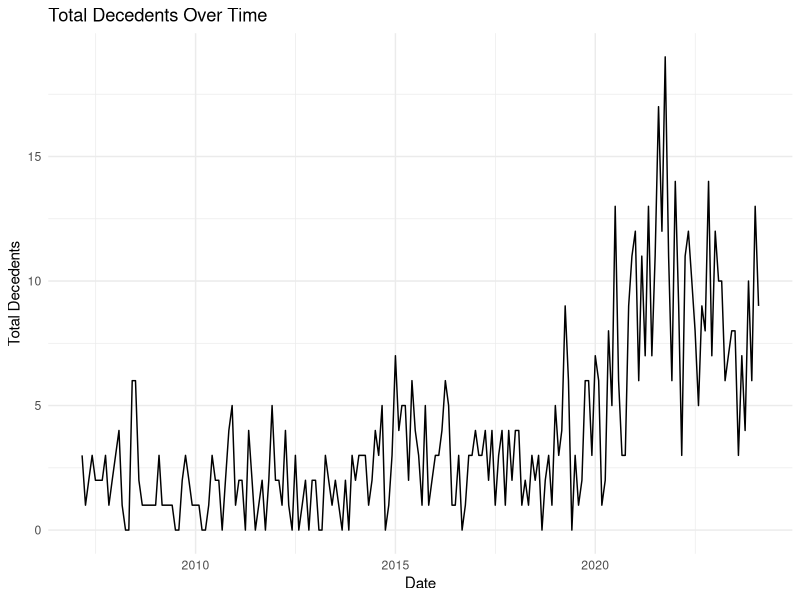
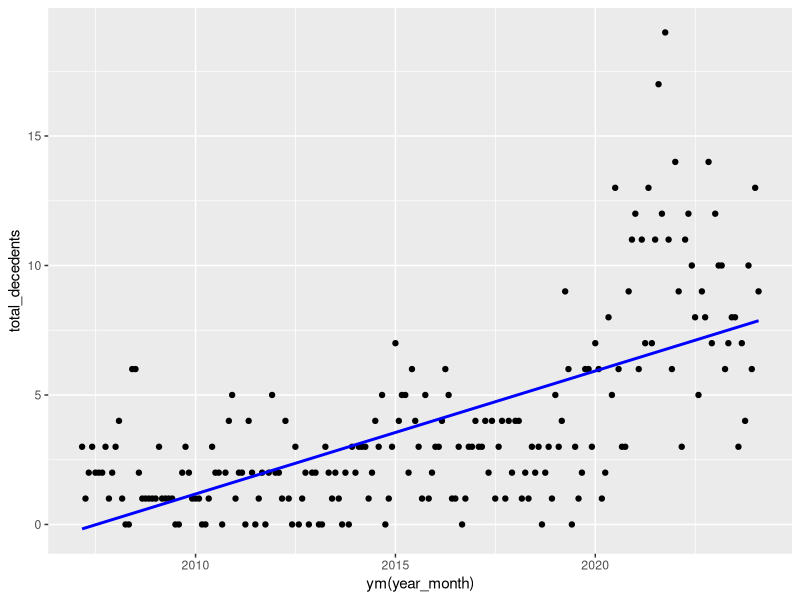
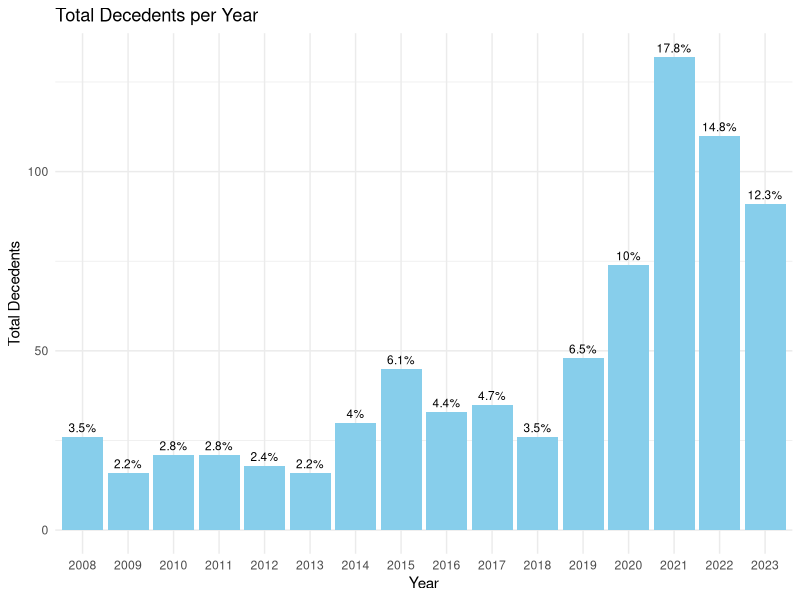
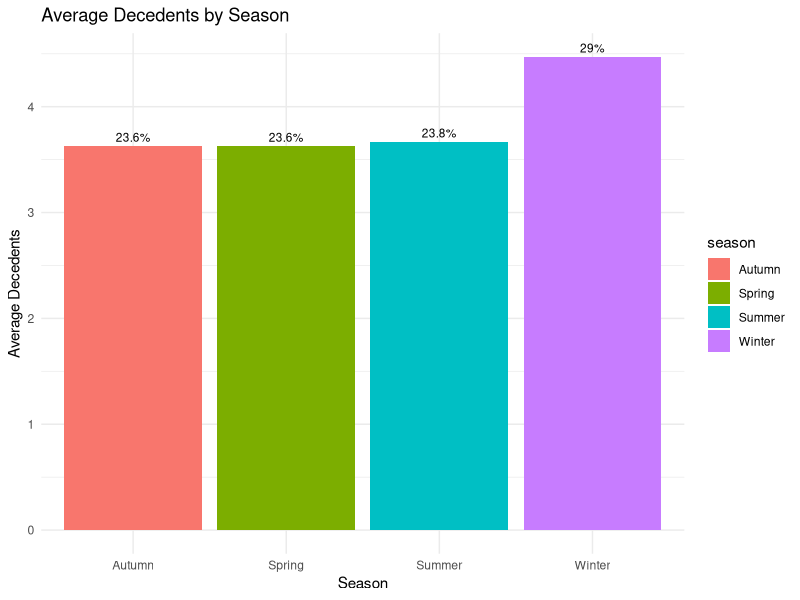

These figures' R source, in order:
## ---- chunk 1
#| include: false
#| warning: false
#| message: false
#| echo: false
#### Workspace setup ####
library(tidyverse)
library(knitr)
#### Read data ####
analysis_data <- read_csv(here::here("data/analysis_data/analysis_data.csv"))
## ---- chunk 2
#| warning: false
#| message: false
#| echo: false
#| label: tbl-column
#| tbl-cap: "Column descriptions of the original data"

# Build a table to display columns and thier description.
column_description <- tibble(
  Column = c("_id", "Year", "Month", "Total decedents", "Male", "Female", "Transgender/Non-binary/Two-Spirit"),
  Description = c(
    "Unique row identifier for Open Data database.",
    "The calendar year being reported on.",
    "The month being reported on.",
    "The total number of shelter residents who died in the reported month/year.",
    "The total number of male shelter residents who died in the reported month/year.",
    "The total number of female shelter residents who died in the reported month/year.",
    "The total number of transgender, non-binary, and Two-Spirit shelter residents who died in the reported month/year."
  )
)

# Draw the table.
kable(column_description, col.names = c("Column", "Description"))
## ---- chunk 3
#| warning: false
#| message: false
#| echo: false
#| label: tbl-sample
#| tbl-cap: "Sample of the cleaned data"

# Display few of samples.
kable(head(analysis_data))
## ---- chunk 4
#| warning: false
#| message: false
#| echo: false
#| label: tbl-sumarry
#| tbl-cap: "Basic statistics of the cleaned data"

# Showing the summary of cleaned data.
kable(summary(analysis_data[, c("year_month", "total_decedents")]))
## ---- chunk 5
#| warning: false
#| message: false
#| echo: false
#| label: fig-deathovertime
#| fig-cap: "Total Decedents Over time"

# Line plot for total_decedents over time
ggplot(analysis_data, aes(x = as.Date(paste(year_month, "-01", sep="")), y = total_decedents)) +
  geom_line() +
  labs(title = "Total Decedents Over Time", x = "Date", y = "Total Decedents") +
  theme_minimal()
## ---- chunk 6
#| warning: false
#| message: false
#| echo: false
#| include: false
# Convert year_month to a date format, assuming year_month is a character string in the format YYYY-MM
analysis_data$year_month_date <- as.Date(paste0(analysis_data$year_month, "-01"))

# Set the start date to 2007-01-01
start_date <- as.Date("2007-01-01")

# Calculate the time difference (in weeks) between each date and the start date
analysis_data$days_since_start <- as.numeric(difftime(analysis_data$year_month_date, start_date, units = "weeks"))

# Perform a regression analysis using the calculated time difference
m <- lm(total_decedents ~ days_since_start, data = analysis_data)
## ---- chunk 7
#| warning: false
#| message: false
#| echo: false
#| label: fig-slr
#| fig-cap: "Simple linear regression"

# Scatter plot and fitted line
ggplot(analysis_data, aes(x = ym(year_month), y = total_decedents)) +
  geom_point() +
  geom_line(aes(y = fitted(m)), col = "blue", size = 1)
  labs(title = "Total Decedents vs Year/Month",
       x = "Time",
       y = "Total Decedents")
## ---- chunk 8
#| warning: false
#| message: false
#| echo: false
#| label: fig-yeardeath
#| fig-cap: "Total Decedents per Year"

# Convert year_month to year
analysis_data$year <- substr(analysis_data$year_month, 1, 4)

# Aggregate total deaths by year
yearly_deaths <- aggregate(total_decedents ~ year, data = analysis_data, sum)

# Filter out data for the years 2007 and 2024
filtered_data <- yearly_deaths[!(yearly_deaths$year %in% c(2007, 2024)), ]

# Calculate the percentage of total deaths per year
filtered_data$total_decedents_pct <- filtered_data$total_decedents / sum(filtered_data$total_decedents) * 100

# Create a bar chart with percentage labels
ggplot(filtered_data, aes(x = year, y = total_decedents)) +
  geom_bar(stat = "identity", fill = "skyblue") +
  geom_text(aes(label = paste0(round(total_decedents_pct, 1), "%")), 
            vjust = -0.5, size = 3) +  # Add percentage labels
  labs(title = "Total Decedents per Year", x = "Year", y = "Total Decedents") +
  theme_minimal()

## ---- chunk 9
#| warning: false
#| message: false
#| echo: false
#| label: fig-seasondeath
#| fig-cap: "Average Decedents by Season"

# Grouping data by season
seasonal_data <- analysis_data %>%
  group_by(season) %>%
  summarize(mean_decedents = mean(total_decedents),
            total_decedents = sum(total_decedents))

# Calculate the percentage of total deaths for each season
seasonal_data$total_decedents_pct <- seasonal_data$total_decedents / sum(seasonal_data$total_decedents) * 100

# Create a bar chart with percentage labels
ggplot(seasonal_data, aes(x = season, y = mean_decedents, fill = season)) +
  geom_bar(stat = "identity") +
  geom_text(aes(label = paste0(round(total_decedents_pct, 1), "%")), 
            vjust = -0.5, size = 3) +  # Add percentage labels
  labs(title = "Average Decedents by Season", 
       x = "Season", 
       y = "Average Decedents") +
  theme_minimal()
